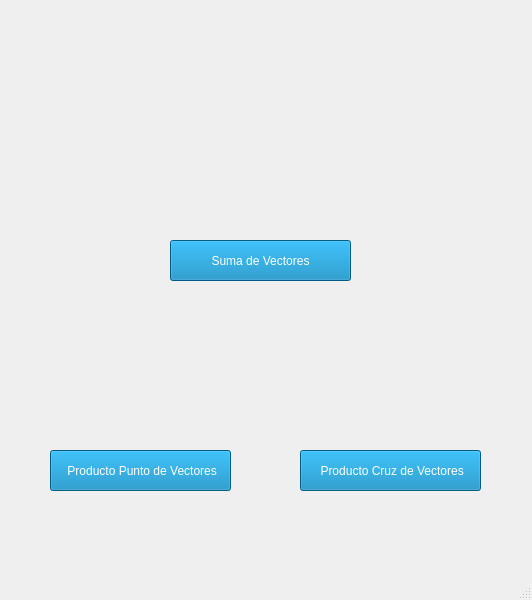
<?xml version="1.0" encoding="UTF-8"?>
<ui version="4.0">
 <class>operaciones_vectores</class>
 <widget class="QMainWindow" name="operaciones_vectores">
  <property name="geometry">
   <rect>
    <x>0</x>
    <y>0</y>
    <width>532</width>
    <height>600</height>
   </rect>
  </property>
  <property name="windowTitle">
   <string>Operaciones con Vectores</string>
  </property>
  <widget class="QWidget" name="centralwidget">
   <widget class="QLabel" name="label_10">
    <property name="geometry">
     <rect>
      <x>-20</x>
      <y>-20</y>
      <width>561</width>
      <height>131</height>
     </rect>
    </property>
    <property name="text">
     <string/>
    </property>
    <property name="pixmap">
     <pixmap>Imagenes/Captura_de_pantalla_2024-05-12_175934-removebg-preview.png</pixmap>
    </property>
    <property name="scaledContents">
     <bool>true</bool>
    </property>
   </widget>
   <widget class="QLabel" name="label_11">
    <property name="geometry">
     <rect>
      <x>210</x>
      <y>110</y>
      <width>111</width>
      <height>111</height>
     </rect>
    </property>
    <property name="text">
     <string/>
    </property>
    <property name="pixmap">
     <pixmap>Imagenes/plus.png</pixmap>
    </property>
    <property name="scaledContents">
     <bool>true</bool>
    </property>
   </widget>
   <widget class="QPushButton" name="pushButton_8">
    <property name="geometry">
     <rect>
      <x>170</x>
      <y>240</y>
      <width>181</width>
      <height>41</height>
     </rect>
    </property>
    <property name="cursor">
     <cursorShape>PointingHandCursor</cursorShape>
    </property>
    <property name="styleSheet">
     <string notr="true">background-color: rgb(0, 129, 185);
color: rgb(255, 255, 255);</string>
    </property>
    <property name="text">
     <string>Suma de Vectores</string>
    </property>
   </widget>
   <widget class="QPushButton" name="pushButton_9">
    <property name="geometry">
     <rect>
      <x>50</x>
      <y>450</y>
      <width>181</width>
      <height>41</height>
     </rect>
    </property>
    <property name="cursor">
     <cursorShape>PointingHandCursor</cursorShape>
    </property>
    <property name="styleSheet">
     <string notr="true">background-color: rgb(0, 129, 185);
color: rgb(255, 255, 255);</string>
    </property>
    <property name="text">
     <string> Producto Punto de Vectores</string>
    </property>
   </widget>
   <widget class="QPushButton" name="pushButton_10">
    <property name="geometry">
     <rect>
      <x>300</x>
      <y>450</y>
      <width>181</width>
      <height>41</height>
     </rect>
    </property>
    <property name="cursor">
     <cursorShape>PointingHandCursor</cursorShape>
    </property>
    <property name="styleSheet">
     <string notr="true">background-color: rgb(0, 129, 185);
color: rgb(255, 255, 255);</string>
    </property>
    <property name="text">
     <string> Producto Cruz de Vectores</string>
    </property>
   </widget>
   <widget class="QLabel" name="label_12">
    <property name="geometry">
     <rect>
      <x>50</x>
      <y>280</y>
      <width>181</width>
      <height>181</height>
     </rect>
    </property>
    <property name="text">
     <string/>
    </property>
    <property name="pixmap">
     <pixmap>Imagenes/dot-inside-a-circle.png</pixmap>
    </property>
    <property name="scaledContents">
     <bool>true</bool>
    </property>
   </widget>
   <widget class="QLabel" name="label_13">
    <property name="geometry">
     <rect>
      <x>330</x>
      <y>320</y>
      <width>111</width>
      <height>111</height>
     </rect>
    </property>
    <property name="text">
     <string/>
    </property>
    <property name="pixmap">
     <pixmap>Imagenes/remove.png</pixmap>
    </property>
    <property name="scaledContents">
     <bool>true</bool>
    </property>
   </widget>
   <widget class="QLabel" name="label">
    <property name="geometry">
     <rect>
      <x>0</x>
      <y>0</y>
      <width>531</width>
      <height>561</height>
     </rect>
    </property>
    <property name="text">
     <string/>
    </property>
    <property name="pixmap">
     <pixmap>Imagenes/fondo.jpg</pixmap>
    </property>
    <property name="scaledContents">
     <bool>true</bool>
    </property>
   </widget>
   <zorder>label</zorder>
   <zorder>label_10</zorder>
   <zorder>label_11</zorder>
   <zorder>pushButton_8</zorder>
   <zorder>pushButton_9</zorder>
   <zorder>pushButton_10</zorder>
   <zorder>label_12</zorder>
   <zorder>label_13</zorder>
  </widget>
  <widget class="QMenuBar" name="menubar">
   <property name="geometry">
    <rect>
     <x>0</x>
     <y>0</y>
     <width>532</width>
     <height>26</height>
    </rect>
   </property>
  </widget>
  <widget class="QStatusBar" name="statusbar"/>
 </widget>
 <resources/>
 <connections/>
</ui>
